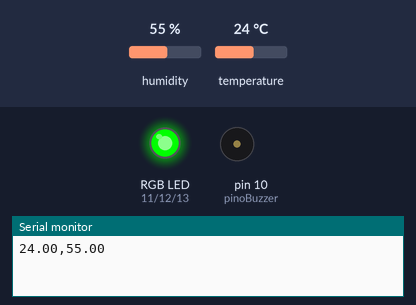
A sketch run on a simulated Arduino Uno, built with avr-gcc and run on an emulated ATmega328P. Shown: an RGB LED mixed from three pins (HIGH = lit), buzzer (waves = sounding), the last lines printed to the serial monitor. The test bench sets the inputs (shaded band); at power-on: temperature 24 °C, humidity 55 %.

Above: at 18.0 s.
18.1 s: temperature set to 21 °C
33.1 s: temperature set to 18 °C
At 40.4 s:
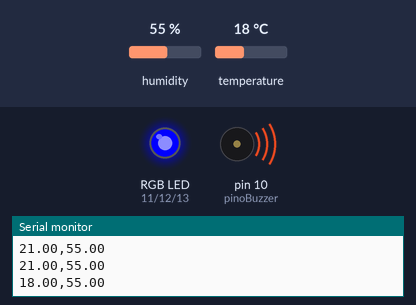
At 41.6 s:
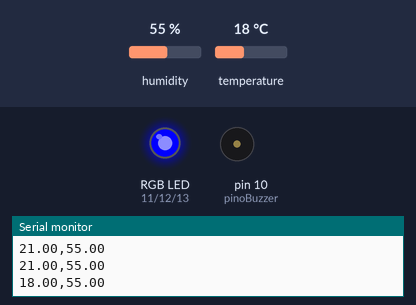
48.1 s: temperature set to 16 °C
63.1 s: temperature set to 13 °C
At 73.4 s:
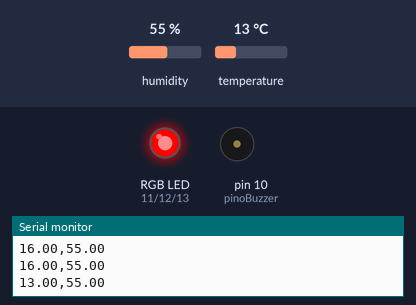
Timing chart, 0 to 74.9 s (numbered marks = the images above; inputs shaded):
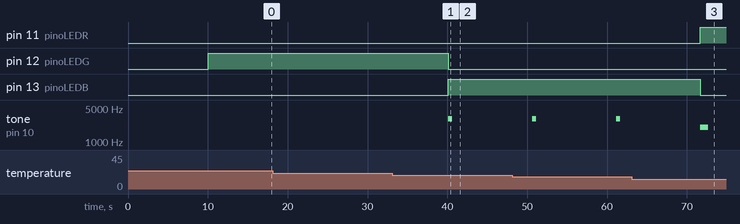

Measured:
- the behaviour switches between 20 and 19 °C on temperature (found by bisection; images 0 and 1)
- the behaviour switches between 15 and 14 °C on temperature (found by bisection; images 2 and 3)
- after the input at 33.1 s, pin 12 (pinoLEDG): HIGH → LOW after 7.0 s; pin 13 (pinoLEDB): LOW → HIGH after 7.0 s; tone on pin 10 (pinoBuzzer): silent → 3000 Hz after 7.0 s, → silent 0.50 s later
- after the input at 63.1 s, pin 11 (pinoLEDR): LOW → HIGH after 8.6 s; pin 13 (pinoLEDB): HIGH → LOW after 8.6 s

The sketch:

CodigoTemcomLuz.ino
```cpp
// Inclui a biblioteca DHT que possui as funções dos sensores do tipo DHT
#include "DHT.h"

// Define os pinos de cada componente conectado
const int pino_dht = 9; // Alterado para o pino 8
const int pinoLEDR = 11; // LED RGB (vermelho)
const int pinoLEDG = 12; // LED RGB (verde)
const int pinoLEDB = 13; // LED RGB (azul)
const int pinoBuzzer = 10; // buzzer

// variável para armazenar o valor de temperatura e umidade
float temperatura;
float umidade;

DHT dht(pino_dht, DHT11); // define o pino e o tipo de DHT

void setup() {
  dht.begin(); // inicializa o sensor DHT

  // Configura os pinos dos LEDs e buzzer
  pinMode(pinoLEDB, OUTPUT);
  pinMode(pinoLEDG, OUTPUT);
  pinMode(pinoLEDR, OUTPUT);
  pinMode(pinoBuzzer, OUTPUT);

  // Inicializa a comunicação serial a 9600 bps
  Serial.begin(9600);
}

void loop() {
  // Aguarda alguns segundos entre uma leitura e outra
  delay(10000); // 2 segundos (Datasheet)

  // A leitura da temperatura ou umidade pode levar 250ms
  // O atraso do sensor pode chegar a 2 segundos
  temperatura = dht.readTemperature(); // lê a temperatura em Celsius
  umidade = dht.readHumidity(); // lê a umidade

  // Se ocorreu alguma falha durante a leitura
  if (isnan(umidade) || isnan(temperatura)) {
    // Acende branco
    digitalWrite(pinoLEDR, HIGH);
    digitalWrite(pinoLEDG, HIGH);
    digitalWrite(pinoLEDB, HIGH);

    // Mensagem de erro no monitor serial
    Serial.println("Falha na leitura do sensor!");
  }
  else { // Se não

    // Imprime os valores de temperatura e umidade no monitor serial
    Serial.print(temperatura);
    Serial.print(",");
    Serial.println(umidade);


    if (temperatura > 35 || temperatura < 15) {
      // Acende vermelho e aciona buzzer a 2000Hz
      digitalWrite(pinoLEDR, HIGH);
      digitalWrite(pinoLEDG, LOW);
      digitalWrite(pinoLEDB, LOW);
      tone(pinoBuzzer, 2000);
      delay(1000);
    }
    else if (temperatura > 30 || temperatura < 20) {
      // Acende azul e aciona buzzer a 1000Hz
      digitalWrite(pinoLEDR, LOW);
      digitalWrite(pinoLEDG, LOW);
      digitalWrite(pinoLEDB, HIGH);
      tone(pinoBuzzer, 3000);
      delay(500);
    }
    else {
      // Acende verde
      digitalWrite(pinoLEDR, LOW);
      digitalWrite(pinoLEDG, HIGH);
      digitalWrite(pinoLEDB, LOW);
    }

    // Desliga o buzzer
    noTone(pinoBuzzer);
  }
}
```
